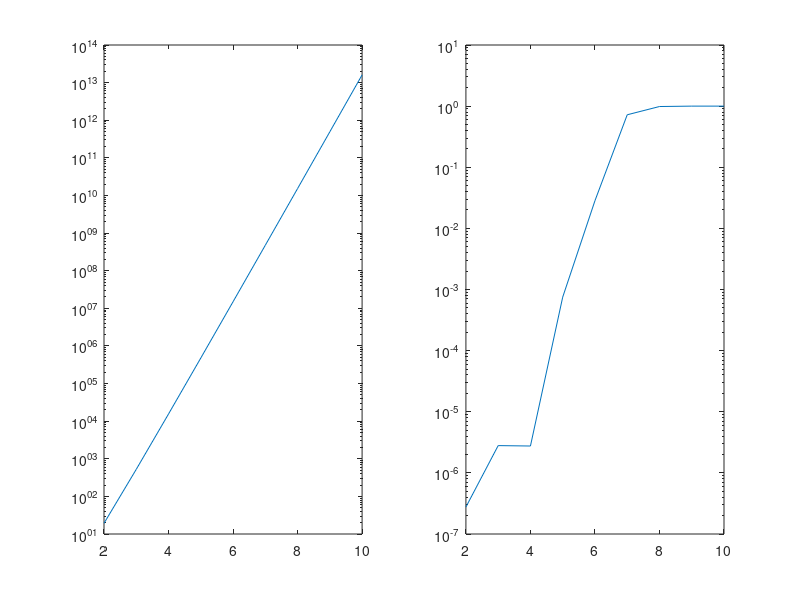

Write MATLAB code to recreate this figure.
N = 10; 
for n = 2:N 
    A = hilb(n); 
    As = single(A); 
    f = rand(n,1); 
    fs = single(f); 
    conA(n) = cond(A); 
    x = A \ f; 
    xs = As \ fs; 
    dact(n) = norm(x - xs) / norm(x); 
    dest(n) = conA(n)*norm(f - fs) / norm(f); 
end; 
subplot(1, 2, 1), semilogy(2:N, conA(2:N)) 
subplot(1, 2, 2), semilogy(2:N, dact(2:N), 2:N, dest(2:N)) 
